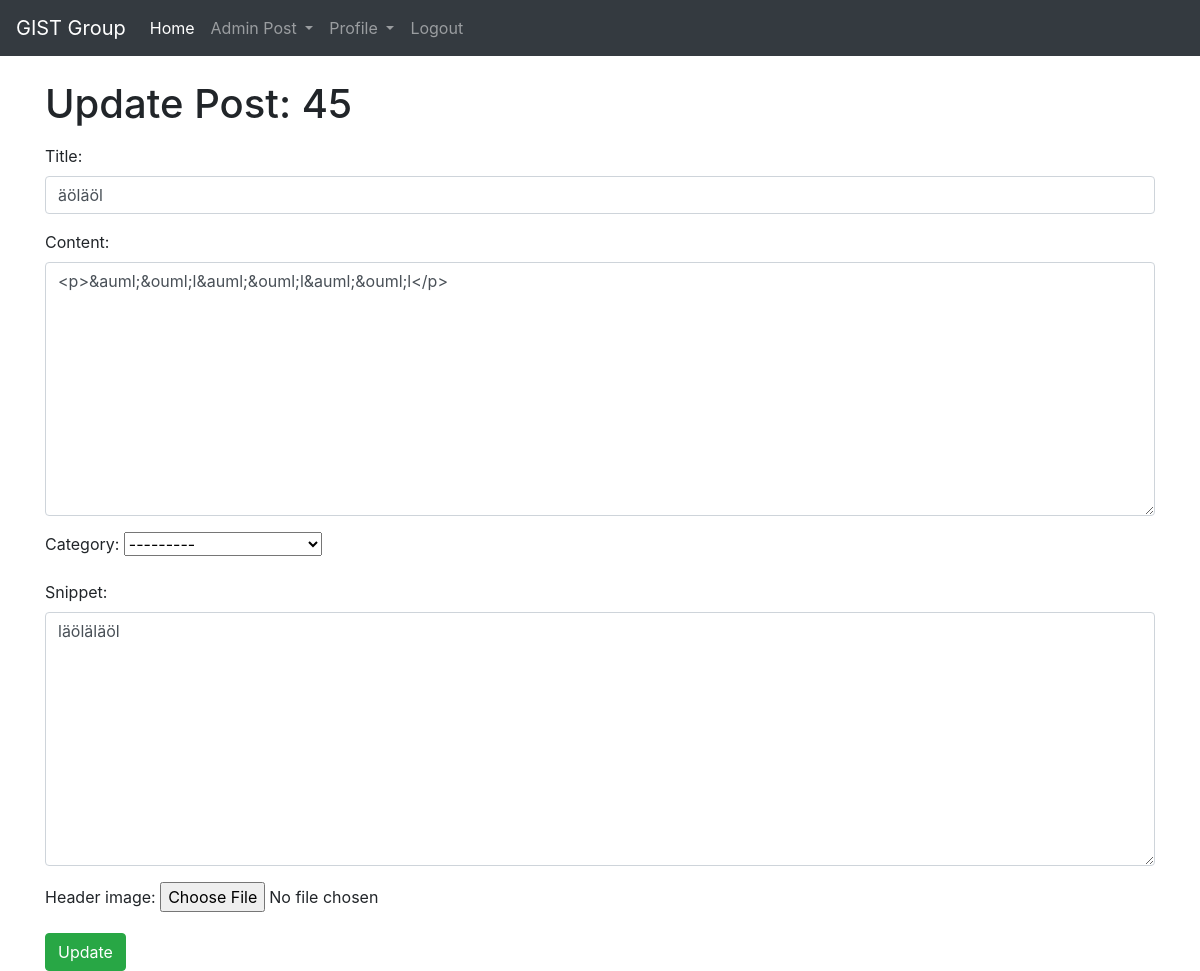
Screenshot of /blog/post/45/edit (signed in) with the database file from the repository.
### blog/models.py (models this page shows, shortened)
class BlogPost(models.Model):
    title = models.CharField(max_length=200)  # Title of the blog post
    header_image = models.ImageField(null=True, blank=True, upload_to="images/")  # Header image of the blog post
    content = RichTextField(blank=True, null=True)  # Content of the blog post using a rich text editor
    author = models.ForeignKey(User, on_delete=models.CASCADE)  # Author of the post, linked to User model
    publication_date = models.DateField(auto_now_add=True)  # Publication date of the post, automatically set
    category = models.CharField(max_length=200, default='news')  # Category of the blog post
    snippet = models.CharField(max_length=200)  # Short snippet or summary of the blog post

### blog/views.py (the view)
# urls.py: path('post/<int:pk>/edit', UpdatePostView.as_view(), name='admin_edit_post'),
class UpdatePostView(UpdateView):
    model = BlogPost  # Specify the model for updating
    form_class = BlogPostForm  # Form for updating a post
    context_object_name = 'post'
    template_name = 'admin_edit_post.html'  # Template for the update form

### blog/forms.py
class BlogPostForm(forms.ModelForm):
    class Meta:
        model = BlogPost
        fields = ['title', 'content', 'category', 'snippet', 'header_image']
        widgets = {
            'title': forms.TextInput(attrs={'class': 'form-control'}),
            'content': forms.Textarea(attrs={'class': 'form-control'}),
            'snippet': forms.Textarea(attrs={'class': 'form-control'})
        }
    category = forms.ModelChoiceField(queryset=Category.objects.all())

### blog/models.py (called while the page is built)
    def __str__(self):
        return self.name  # String representation of the category

### blog/templates/admin_edit_post.html (shortened to what this page needs)
{% extends 'base.html' %}
{% block content %}
<!DOCTYPE html>
<html lang="en">
<head>
</head>
<body>
    {% if user.is_authenticated %}
        {% if user.pk == post.author.pk %}
            <h1>Update Post: {{ post.pk }}</h1>
            <form method="POST">
                {{ form.as_p }}
                <button class="btn btn-success">Update</button>
            </form>
        {% else %}
            Not allowed cause not author!
        {% endif %}
    {% else %}
        Not allowed cause auth!
    {% endif %}
</body>
</html>
{% endblock %}

### rows the page displays
BlogPost: pk "45", title "äöläöl", content "<p>&auml;&ouml;l&auml;&ouml;l&auml;&ouml;l</p>", category "---------", snippet "läöläläöl"
